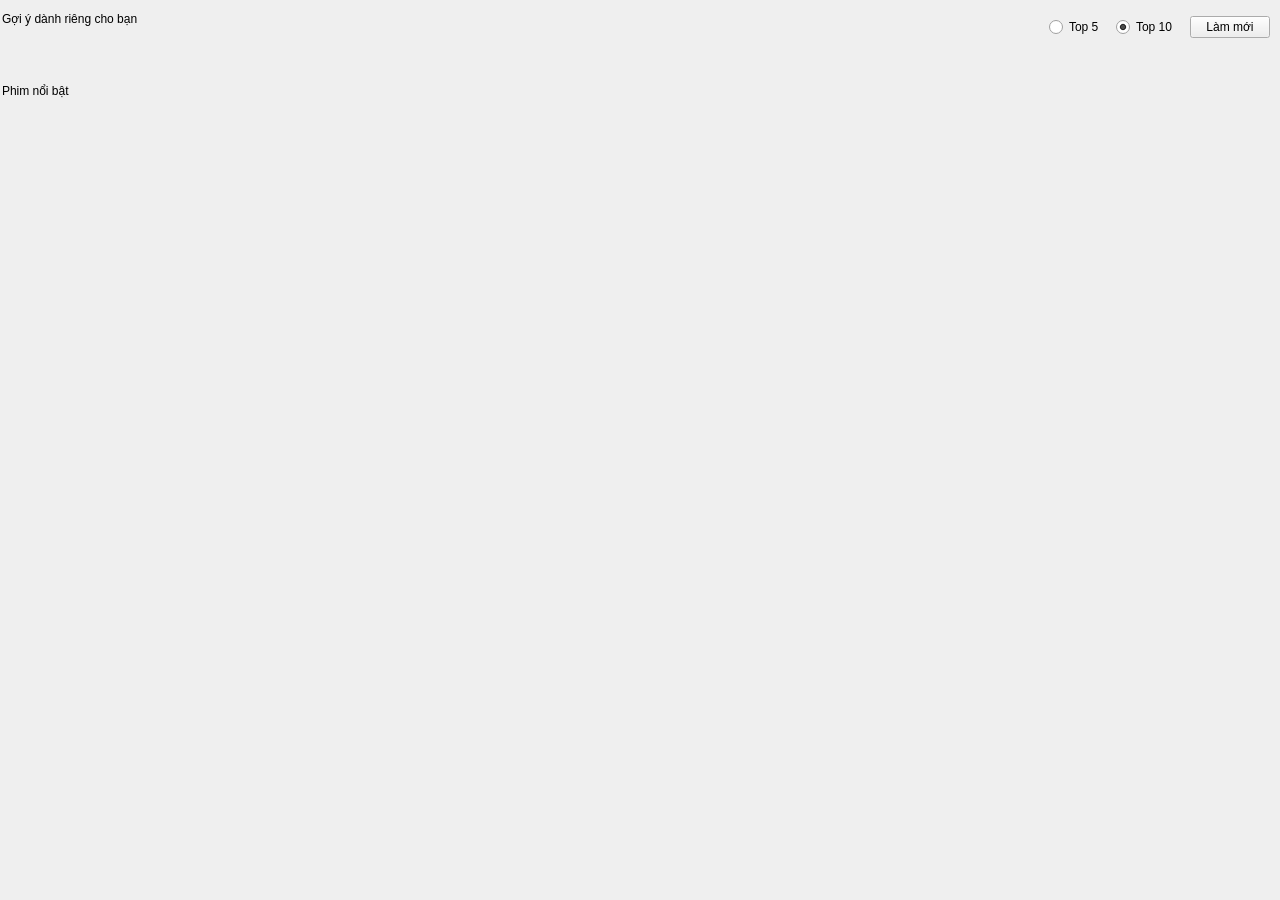
                 <widget class="QWidget" name="scrollAreaHomeContents">
                  <property name="geometry">
                   <rect>
                    <x>0</x>
                    <y>0</y>
                    <width>1280</width>
                    <height>900</height>
                   </rect>
                  </property>
                  <layout class="QVBoxLayout" name="verticalLayoutHome">
                   <property name="spacing">
                    <number>10</number>
                   </property>
                   <property name="leftMargin">
                    <number>2</number>
                   </property>
                   <property name="topMargin">
                    <number>12</number>
                   </property>
                   <property name="rightMargin">
                    <number>10</number>
                   </property>
                   <property name="bottomMargin">
                    <number>12</number>
                   </property>
                   <item>
                    <widget class="QWidget" name="widgetRecommendSection">
                     <layout class="QVBoxLayout" name="verticalLayoutRecommendSection">
                      <property name="spacing">
                       <number>10</number>
                      </property>
                      <property name="leftMargin">
                       <number>0</number>
                      </property>
                      <property name="topMargin">
                       <number>0</number>
                      </property>
                      <property name="rightMargin">
                       <number>0</number>
                      </property>
                      <property name="bottomMargin">
                       <number>0</number>
                      </property>
                      <item>
                       <layout class="QHBoxLayout" name="horizontalLayoutRecommendHeader" stretch="1,0,0,0,0">
                        <property name="spacing">
                         <number>12</number>
                        </property>
                        <property name="leftMargin">
                         <number>0</number>
                        </property>
                        <property name="topMargin">
                         <number>0</number>
                        </property>
                        <property name="rightMargin">
                         <number>0</number>
                        </property>
                        <property name="bottomMargin">
                         <number>0</number>
                        </property>
                        <item>
                         <layout class="QVBoxLayout" name="verticalLayoutRecommendTitle">
                          <property name="spacing">
                           <number>2</number>
                          </property>
                          <property name="leftMargin">
                           <number>0</number>
                          </property>
                          <property name="topMargin">
                           <number>0</number>
                          </property>
                          <property name="rightMargin">
                           <number>0</number>
                          </property>
                          <property name="bottomMargin">
                           <number>0</number>
                          </property>
                          <item>
                           <widget class="QLabel" name="labelRecommendTitle">
                            <property name="text">
                             <string>Gợi ý dành riêng cho bạn</string>
                            </property>
                            <property name="role" stdset="0">
                             <string notr="true">section</string>
                            </property>
                           </widget>
                          </item>
                          <item>
                           <widget class="QLabel" name="labelRecommendSub">
                            <property name="text">
                             <string />
                            </property>
                            <property name="role" stdset="0">
                             <string notr="true">muted</string>
                            </property>
                            <property name="wordWrap">
                             <bool>true</bool>
                            </property>
                           </widget>
                          </item>
                         </layout>
                        </item>
                        <item>
                         <spacer name="horizontalSpacer_4">
                          <property name="orientation">
                           <enum>Qt::Horizontal</enum>
                          </property>
                          <property name="sizeHint" stdset="0">
                           <size>
                            <width>20</width>
                            <height>20</height>
                           </size>
                          </property>
                         </spacer>
                        </item>
                        <item>
                         <widget class="QRadioButton" name="radioButtonTop5">
                          <property name="text">
                           <string>Top 5</string>
                          </property>
                          <property name="cursor">
                           <cursorShape>PointingHandCursor</cursorShape>
                          </property>
                         </widget>
                        </item>
                        <item>
                         <widget class="QRadioButton" name="radioButtonTop10">
                          <property name="text">
                           <string>Top 10</string>
                          </property>
                          <property name="cursor">
                           <cursorShape>PointingHandCursor</cursorShape>
                          </property>
                          <property name="checked">
                           <bool>true</bool>
                          </property>
                         </widget>
                        </item>
                        <item>
                         <widget class="QPushButton" name="pushButtonRefresh">
                          <property name="text">
                           <string>Làm mới</string>
                          </property>
                          <property name="cursor">
                           <cursorShape>PointingHandCursor</cursorShape>
                          </property>
                          <property name="icon">
                           <iconset>
                            <normaloff>../images/ic_refresh.png</normaloff>
                            ../images/ic_refresh.png
                           </iconset>
                          </property>
                          <property name="iconSize">
                           <size>
                            <width>16</width>
                            <height>16</height>
                           </size>
                          </property>
                          <property name="secondary" stdset="0">
                           <bool>true</bool>
                          </property>
                         </widget>
                        </item>
                       </layout>
                      </item>
                      <item>
                       <layout class="QGridLayout" name="gridLayoutRecommend">
                        <property name="spacing">
                         <number>14</number>
                        </property>
                        <property name="leftMargin">
                         <number>0</number>
                        </property>
                        <property name="topMargin">
                         <number>0</number>
                        </property>
                        <property name="rightMargin">
                         <number>0</number>
                        </property>
                        <property name="bottomMargin">
                         <number>0</number>
                        </property>
                       </layout>
                      </item>
                     </layout>
                    </widget>
                   </item>
                   <item>
                    <widget class="QLabel" name="labelColdStart">
                     <property name="text">
                      <string />
                     </property>
                     <property name="role" stdset="0">
                      <string notr="true">info</string>
                     </property>
                     <property name="wordWrap">
                      <bool>true</bool>
                     </property>
                    </widget>
                   </item>
                   <item>
                    <spacer name="verticalSpacer">
                     <property name="orientation">
                      <enum>Qt::Vertical</enum>
                     </property>
                     <property name="sizeType">
                      <enum>QSizePolicy::Fixed</enum>
                     </property>
                     <property name="sizeHint" stdset="0">
                      <size>
                       <width>20</width>
                       <height>8</height>
                      </size>
                     </property>
                    </spacer>
                   </item>
                   <item>
                    <layout class="QVBoxLayout" name="verticalLayoutPopularTitle">
                     <property name="spacing">
                      <number>2</number>
                     </property>
                     <property name="leftMargin">
                      <number>0</number>
                     </property>
                     <property name="topMargin">
                      <number>0</number>
                     </property>
                     <property name="rightMargin">
                      <number>0</number>
                     </property>
                     <property name="bottomMargin">
                      <number>0</number>
                     </property>
                     <item>
                      <widget class="QLabel" name="labelPopularTitle">
                       <property name="text">
                        <string>Phim nổi bật</string>
                       </property>
                       <property name="role" stdset="0">
                        <string notr="true">section</string>
                       </property>
                      </widget>
                     </item>
                     <item>
                      <widget class="QLabel" name="labelPopularSub">
                       <property name="text">
                        <string />
                       </property>
                       <property name="role" stdset="0">
                        <string notr="true">muted</string>
                       </property>
                       <property name="wordWrap">
                        <bool>true</bool>
                       </property>
                      </widget>
                     </item>
                    </layout>
                   </item>
                   <item>
                    <layout class="QGridLayout" name="gridLayoutPopular">
                     <property name="spacing">
                      <number>14</number>
                     </property>
                     <property name="leftMargin">
                      <number>0</number>
                     </property>
                     <property name="topMargin">
                      <number>0</number>
                     </property>
                     <property name="rightMargin">
                      <number>0</number>
                     </property>
                     <property name="bottomMargin">
                      <number>0</number>
                     </property>
                    </layout>
                   </item>
                   <item>
                    <spacer name="verticalSpacer_2">
                     <property name="orientation">
                      <enum>Qt::Vertical</enum>
                     </property>
                     <property name="sizeHint" stdset="0">
                      <size>
                       <width>20</width>
                       <height>20</height>
                      </size>
                     </property>
                    </spacer>
                   </item>
                  </layout>
                 </widget>
